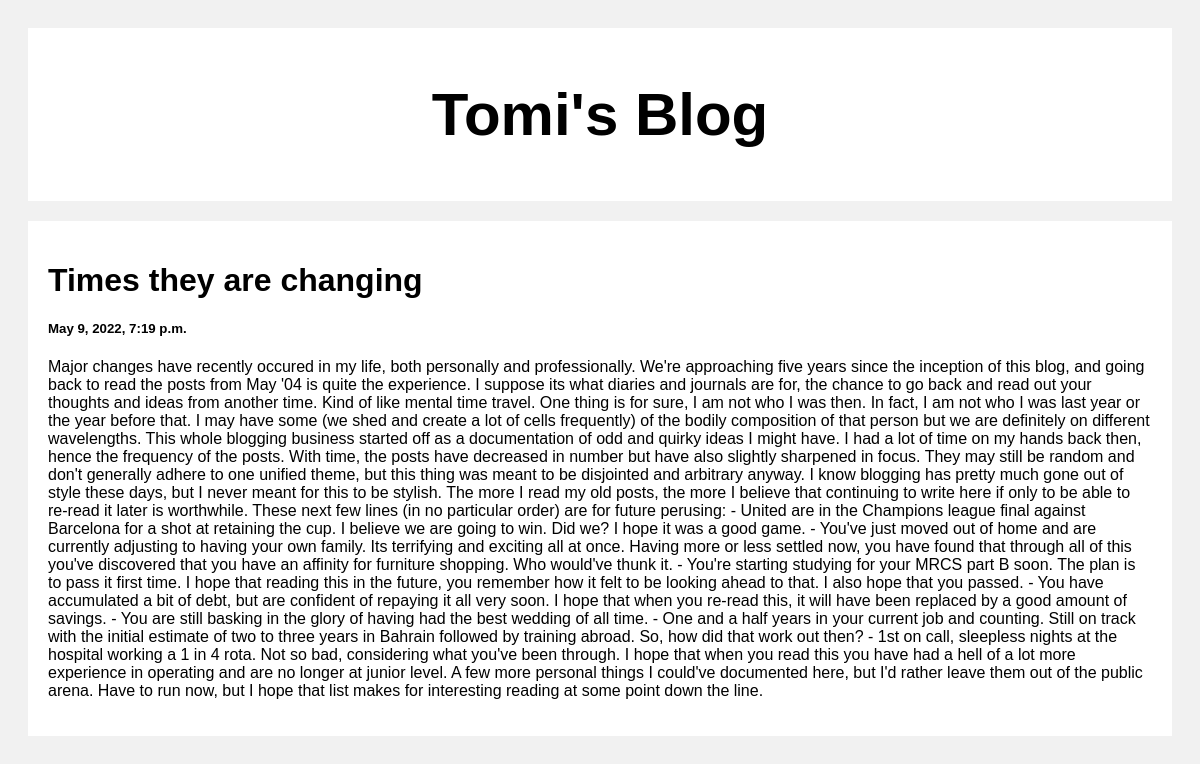
Screenshot of /post/2 with the database file from the repository.
### posts/models.py (models this page shows)
class Post(models.Model):
    title = models.CharField(max_length = 100)
    body = models.CharField(max_length=1000000)
    created_at = models.DateTimeField(default=datetime.now, blank=True)

### posts/views.py (the view)
# urls.py: path('post/<str:pk>', views.post, name='post'),
def post(request, pk):
    posts = Post.objects.get(id=pk)
    return render(request, 'posts.html', {'posts': posts})

### templates/posts.html (shortened to what this page needs)
<!DOCTYPE html>
<html>
<head>
</head>
<body>
<div class="header">
  <h2>Tomi's Blog</h2>
</div>
<div class="row">
  <div class="leftcolumn">
    <div class="card">
        <h1>{{posts.title}}</h1>
        <h5>{{posts.created_at}}</h5>
        <p>{{posts.body}}</p>
    </div>
  </div>
</div>
</body>
</html>

### templates/posts.html (style rules this page uses)
* { box-sizing: border-box; }
body { font-family: Arial; padding: 20px; background: #f1f1f1; }
.header { padding: 2px; font-size: 40px; text-align: center; background: white; }
.leftcolumn { float: left; width: 100%; }
.card { background-color: white; padding: 20px; margin-top: 20px; }
.row:after { content: ""; display: table; clear: both; }

### rows the page displays
Post: title "Times they are changing", created_at "May 9, 2022, 7:19 p.m.", body "Major changes have recently occured in my life, both personally and professionally. We're approaching five years since the inception of this blog, and going back to read the posts from May '04 is quite the experience. I suppose its what diaries and journals are for, the chance to go back and read out your thoughts and ideas from another time. Kind of like mental time travel. One thing is for sure, I am not who I was then. In fact, I am not who I was last year or the year before that. I may have some (we shed and create a lot of cells frequently) of the bodily composition of that person but we are definitely on different wavelengths. This whole blogging business started off as a…"
